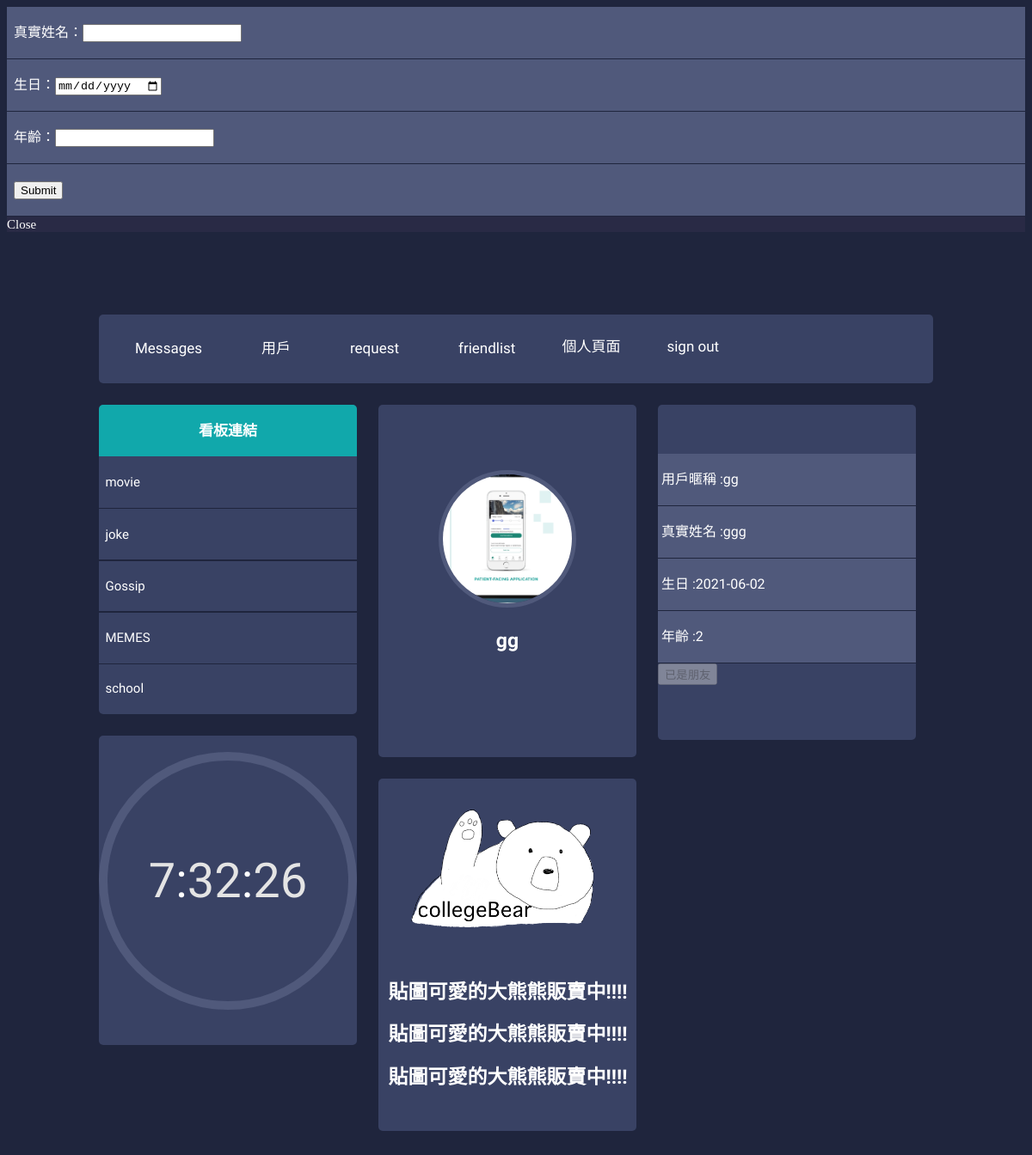
The app's page /finalproject/pancebook/dist/profile.php?id=24 (signed in) with its own data.
### tables this page shows
CREATE TABLE `users` (
  `id` int(11) NOT NULL,
  `username` varchar(255) NOT NULL,
  `realName` varchar(255) NOT NULL,
  `birth` date DEFAULT NULL,
  `age` int(255) NOT NULL,
  `password` varchar(255) NOT NULL,
  `image` text NOT NULL,
  `profile` text NOT NULL,
  `adminControl` tinyint(4) NOT NULL DEFAULT 0
);

### finalproject/pancebook/dist/profile.php (the view, shortened to what this page needs)
<!DOCTYPE html>
<html lang="en">
<head>
    <link rel="stylesheet" href="css/stylei.css">
    <link rel="stylesheet" href="https://cdnjs.cloudflare.com/ajax/libs/jquery-modal/0.9.1/jquery.modal.min.css" />
</head>
<body>
    <body>
        <div id="ex1" class="modal" style="background:#4d3d6238">
            <form action="profile.php?&id=<?php echo (int)$_GET["id"]; ?>" method="post">
                <label class="menu-box-tab" " style=" background: #50597b;"><span>&nbsp <?php echo '真實姓名：<input  name="udpaterealname" id="udpaterealname">'; ?> </span></label>
                <label class="menu-box-tab" " style=" background: #50597b;"><span>&nbsp <?php echo '生日：<input type="date" name="updatebirth" id="updatebirth" >'; ?> </span></label>
                <label class="menu-box-tab" " style=" background: #50597b;"><span>&nbsp <?php echo '年齡：<input type="number" name="updateage" id="updateage">'; ?> </span></label>
                <label class="menu-box-tab" " style=" background: #50597b;"><span>&nbsp <?php echo '<input type="submit" name="updatepersonalfile">'; ?> </span></label>
            </form>
            <a href="#" rel="modal:close">Close</a>
        </div>
        <div class="main-container">
            <header class="block">
                <ul class="header-menu horizontal-list">
                    <li>
                        <a class="header-menu-tab" href="message.php?&id=<?php echo $_SESSION['id']; ?>"><span class="icon fontawesome-envelope scnd-font-color"></span>Messages</a>
                    </li>
                    <li>
                        <a class="header-menu-tab" href="invite.php"><span class="icon fontawesome-user scnd-font-color"></span>用戶</a>
                    </li>
                    <li>
                        <a class="header-menu-tab" href="request.php?&id=<?php echo $_SESSION['id']; ?>"><span class="icon fontawesome-star-empty scnd-font-color"></span>request</a>
                    </li>
                    <li>
                        <a class="header-menu-tab" href="friendlist.php?&id=<?php echo $_SESSION['id']; ?>"><span class="icon fontawesome-star-empty scnd-font-color"></span>friendlist</a>
                    </li>
                    <li>
                        <a class="header-menu-tab" href="profile.php?&id=<?php echo $_SESSION['id']; ?>"><span></span>個人頁面</a>
                    </li>
                    <li>
                        <a class="header-menu-tab" href="logout.php"><span></span>sign out</a>
                    </li>
                </ul>
            </header>
            <div class="left-container container">
                <div class="menu-box block">
                    <a href="boardlist.php">
                        <h2 class="titular">看板連結</h2>
                    </a>
                    <ul class="menu-box-menu">
                        <li>
                            <a class="menu-box-tab" href="viewBoard.php?&id=1"><span>&nbsp </span>movie
                                <div </li>
                        <li>
                            <a class="menu-box-tab" href="viewBoard.php?&id=3"><span>&nbsp </span>joke<div </li>
                        <li>
                            <a class="menu-box-tab" href="viewBoard.php?&id=2"><span>&nbsp </span>Gossip<div < /li>
                        <li>
                            <a class="menu-box-tab" href="viewBoard.php?&id=5"><span>&nbsp </span>MEMES</a>
                        </li>
                        <li>
                            <a class="menu-box-tab" href="viewBoard.php?&id=4"><span>&nbsp </span>school</a>
                        </li>
                    </ul>
                </div>
                <div class="menu-box block">
                    <br>
                    <div class="clock">
                        <div class="time"></div>
                    </div>
                </div>
            </div>
            <div class="middle-container container">
                <div class="profile block">
                    <br>
                    <br>
                    <br>
                    <br>
                    <?php
                    include("includes/pdoInc.php");
                    $sth = $dbh->prepare('SELECT * FROM users WHERE id = ?');
                    $sth->execute(array((int)$_GET['id']));
                    $row = $sth->fetch(PDO::FETCH_ASSOC);
                    echo '<div class="profile-picture big-profile-picture clear">
                        <img width="150px" alt="123" src="includes/uploads/' . $row['image'] . '">
                    </div>';
                    echo '<h1 class="user-name">' . $row["username"] . '</h1>';
                    echo '<br>';
                    echo '<br>';
                    ?>
                </div>
                <div class="profile block">
                    <img width="300px" src="./ad.PNG" alt="廣告投放區">
                    <a href="https://line.me/S/sticker/14458898">
                        <h1>&nbsp 貼圖可愛的大熊熊販賣中!!!!</h1>
                        <h1>&nbsp 貼圖可愛的大熊熊販賣中!!!!</h1>
                        <h1>&nbsp 貼圖可愛的大熊熊販賣中!!!!</h1>
                    </a>
                </div>
            </div>
            <div class="right-container container">
                <div class="account block">
                    <?php
                    include("includes/pdoInc.php");
                    $sth = $dbh->prepare('SELECT * FROM users WHERE id = ?');
                    $sth->execute(array((int)$_GET['id']));
                    $row = $sth->fetch(PDO::FETCH_ASSOC);
                    echo '<br>';
                    echo '<br>';
                    echo '<br>';
                    echo '<label class="menu-box-tab" " style=" background: #50597b;"><span>&nbsp用戶暱稱 :' . $row['username'] . '</span></label>';
                    echo '<label class="menu-box-tab" " style=" background: #50597b;"><span>&nbsp真實姓名 :' . $row['realName'] . '</span></label>';
                    echo '<label class="menu-box-tab" " style=" background: #50597b;"><span>&nbsp生日 :' . $row['birth'] . '</span></label>';
                    echo '<label class="menu-box-tab" " style=" background: #50597b;"><span>&nbsp年齡 :' . $row['age'] . '</span></label>';
                    if ($row['username'] == $_SESSION['username']) {
                        echo '<p><a href="#ex1" rel="modal:open">edit</a></p>';
                    } else {
                        $sender = $_SESSION['id'];
                        $reciver = (int)$_GET['id'];
                        $sql = "SELECT *  FROM friends WHERE user_one = $reciver AND user_two = $sender";
                        $stmt = $dbh->prepare($sql);
                        $stmt->execute();
                        $row = $stmt->fetch(PDO::FETCH_ASSOC);
                        if ($row) {
                            echo '<button disabled data-url="' . (int)$_GET["id"] . '">已是朋友</button>';
                            exit();
                        }
                    }
                    ?>

### records on screen
users: image (picture), username "gg", realName "ggg", birth "2021-06-02", age "2"
